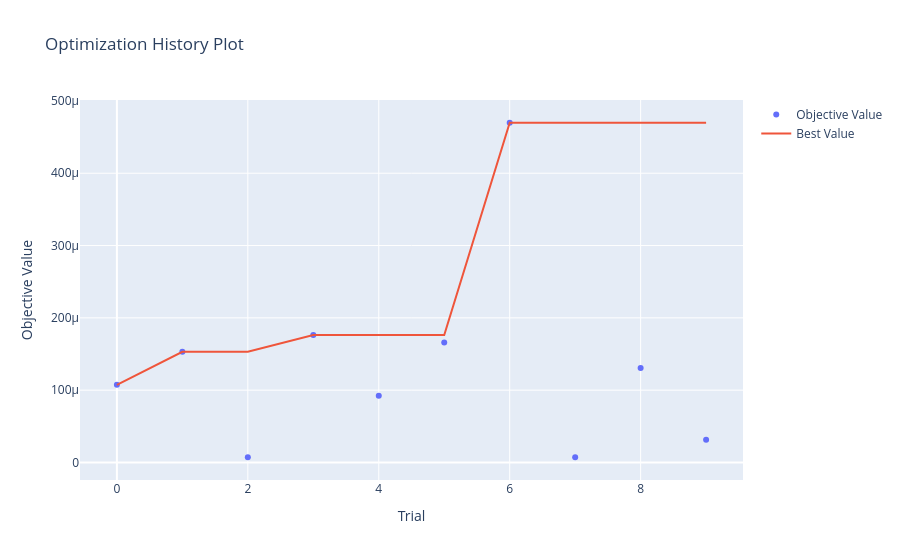
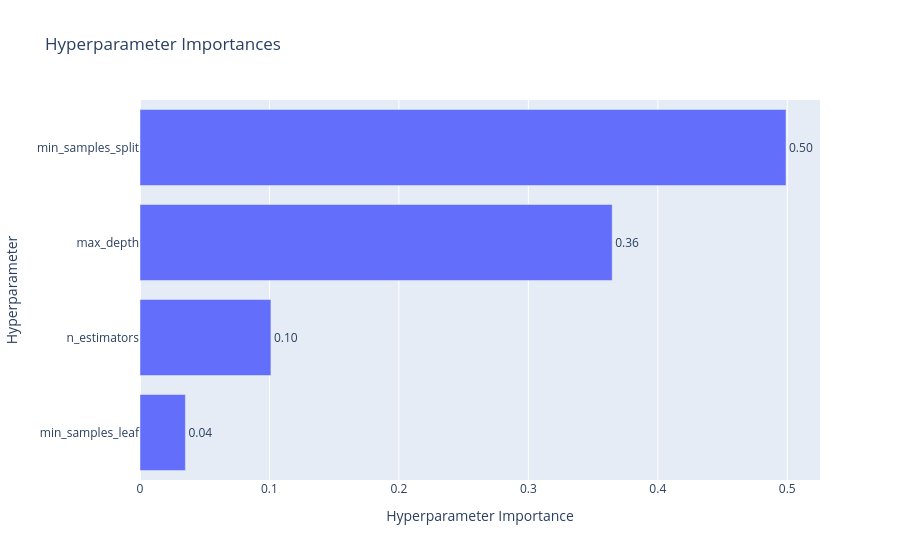

The code cell stored with these charts, in order, in its notebook:
### Code cell
import optuna
from sklearn.ensemble import RandomForestClassifier
from sklearn.metrics import accuracy_score


def objective(trial):
    # Define the hyperparameters to optimize and their search spaces
    n_estimators = trial.suggest_int('n_estimators', 50, 500)
    max_depth = trial.suggest_int('max_depth', 2, 50)
    min_samples_split = trial.suggest_int('min_samples_split', 2, 10)
    min_samples_leaf = trial.suggest_int('min_samples_leaf', 1, 5)

    # Create the Random Forest Classifier with the suggested hyperparameters
    rfc = RandomForestClassifier(
        n_estimators=n_estimators,
        max_depth=max_depth,
        min_samples_split=min_samples_split,
        min_samples_leaf=min_samples_leaf,
        random_state=42
    )

    # Train the model
    rfc.fit(train[x_cols], train['Attack code_x'])

    # Make predictions on the test set
    y_pred = rfc.predict(test[x_cols])

    # Calculate the evaluation metric (accuracy in this case)
    accuracy = accuracy_score(test['Attack code_x'], y_pred)
    return accuracy

if __name__ == "__main__":
    # Create a study object and specify the optimization direction
    study = optuna.create_study(direction='maximize')

    # Run the optimization process
    study.optimize(objective, n_trials=10)  # Number of trials to run

    # Print the best hyperparameters found
    print("Best hyperparameters:", study.best_params)

    # Get the best score achieved
    print("Best accuracy:", study.best_value)

    # Create a model with the best hyperparameters
    best_rfc = RandomForestClassifier(**study.best_params, random_state=42)

    # Train the best model on the full training data
    best_rfc.fit(train[x_cols], train['Attack code_x'])

    # Evaluate the best model on the test setí
    y_pred_best = best_rfc.predict(test[x_cols])
    best_accuracy = accuracy_score(test['Attack code_x'], y_pred_best)
    print(f"Accuracy of the best model on the test set: {best_accuracy:.4f}")

    # You can also visualize the optimization history and parameter importance
    optuna.visualization.plot_optimization_history(study).show()
    optuna.visualization.plot_param_importances(study).show()

### Figure 1 — Plotly figure (JSON) as saved in the notebook; plotly's stock layout.template omitted (floating-point values rounded to 4 significant figures)
{"data": [{"mode": "markers", "name": "Objective Value", "type": "scatter", "x": [0, 1, 2, 3, 4, 5, 6, 7, 8, 9], "y": [0.0001074, 0.0001531, 7.216e-06, 0.0001764, 9.22e-05, 0.000166, 0.0004698, 7.216e-06, 0.0001307, 3.127e-05]}, {"mode": "lines", "name": "Best Value", "type": "scatter", "x": [0, 1, 2, 3, 4, 5, 6, 7, 8, 9], "y": [0.0001074, 0.0001531, 0.0001531, 0.0001764, 0.0001764, 0.0001764, 0.0004698, 0.0004698, 0.0004698, 0.0004698]}, {"marker": {"color": "#cccccc"}, "mode": "markers", "name": "Infeasible Trial", "showlegend": false, "type": "scatter", "x": [], "y": []}], "layout": {"title": {"text": "Optimization History Plot"}, "xaxis": {"title": {"text": "Trial"}}, "yaxis": {"title": {"text": "Objective Value"}}}}

### Figure 2 — Plotly figure (JSON) as saved in the notebook; plotly's stock layout.template omitted (floating-point values rounded to 4 significant figures)
{"data": [{"cliponaxis": false, "hovertemplate": ["min_samples_leaf (IntDistribution): 0.03506501470028159<extra></extra>", "n_estimators (IntDistribution): 0.10113657662381534<extra></extra>", "max_depth (IntDistribution): 0.364764175822235<extra></extra>", "min_samples_split (IntDistribution): 0.49903423285366805<extra></extra>"], "name": "Objective Value", "orientation": "h", "text": ["0.04", "0.10", "0.36", "0.50"], "textposition": "outside", "type": "bar", "x": [0.03507, 0.1011, 0.3648, 0.499], "y": ["min_samples_leaf", "n_estimators", "max_depth", "min_samples_split"]}], "layout": {"title": {"text": "Hyperparameter Importances"}, "xaxis": {"title": {"text": "Hyperparameter Importance"}}, "yaxis": {"title": {"text": "Hyperparameter"}}}}
